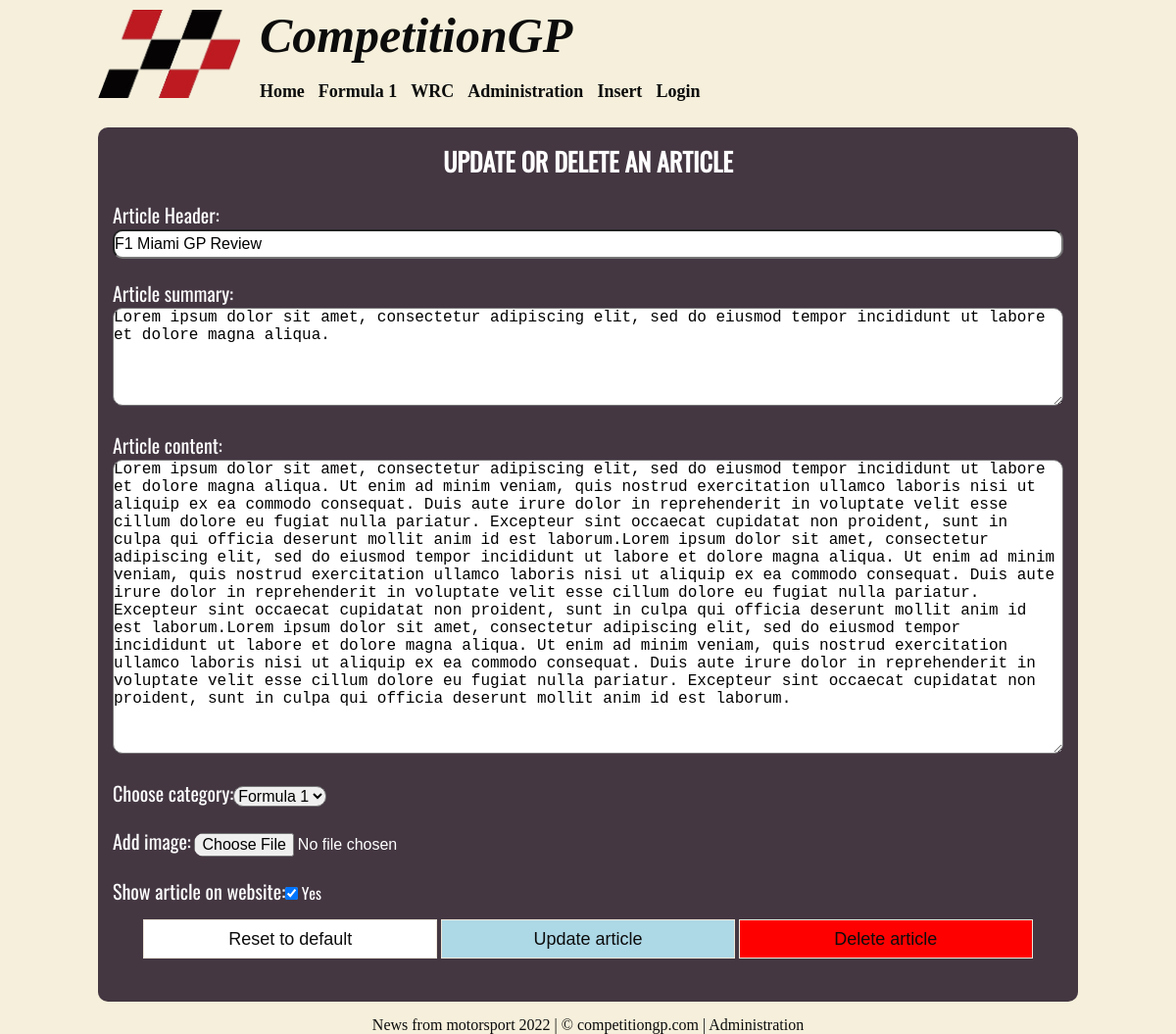
The page /CompetitionGP/src/administration/administration.php?id=1 (signed in) on the database its author committed.
### tables this page shows
CREATE TABLE `article` (
  `id` int(11) NOT NULL,
  `date` varchar(32) NOT NULL,
  `title` varchar(64) NOT NULL,
  `summary` text NOT NULL,
  `text` text NOT NULL,
  `picture` varchar(64) NOT NULL,
  `category` varchar(64) NOT NULL,
  `archive` tinyint(1) NOT NULL
);

### CompetitionGP/src/administration/administration.php (the view, shortened to what this page needs)
<!DOCTYPE html>
<html lang="en">
<head>
    <link rel="stylesheet" href="../index/style.css">
    <?php
    include '../connect.php';
    $articleId = $_GET['id'];
    $isAdmin = false;
    ?>
</head>
<body>
    <header class="header__wrapper">
        <img src="../../img/logo/logo_crop_transparent.png" class="header__wrapper--img" alt="logo">
        <div class="header__wrapper_content">
            <h1>CompetitionGP</h1><br>
            <nav class="nav__wrapper">
                <a href="../index/index.php">Home</a>
                <a href="../category/category.php?id=formula1">Formula 1</a>
                <a href="../category/category.php?id=wrc">WRC</a>
                <a href="allNews.php">Administration</a>
                <a href="../insert/unos.html">Insert</a>
                <a href="../login/login.php">Login</a>
            </nav>
        </div>
    </header>
    <main class="article__wrapper">
        <?php
        if (isset($_SESSION['accessLevel'])) {
            if ($_SESSION['accessLevel'] == 1) {
                $isAdmin = true;
            }
            if ($isAdmin) {
            ?>
            <section class="form__section">
                    <h2>Update or Delete an article</h2>
                    <?php
                        $query = "SELECT * FROM article
                                    WHERE id=$articleId";
                        $result = mysqli_query($dbc, $query);
                        if ($result) {
                            while($row = mysqli_fetch_array($result)) {
                                echo "<form enctype='multipart/form-data' name='insert_form' method='post' action=''>
                                    <div class='form_header_wrapper'>
                                        <label for='articleHeader'>Article Header:</label>
                                        <input class='form_header' name='articleHeader' type='text' value='" . $row['title'] . "'>
                                    </div>
                                    <label for='articleSummary'>Article summary:</label><br>
                                    <textarea class='form_summary' name='articleSummary' type='textarea'>" . $row['summary'] . "</textarea><br>
                                    <label for='articleMain'>Article content:</label><br>
                                    <textarea class='form_main' name='articleMain' type='textarea'>" . $row['text'] . "</textarea><br>
                                    <label for='articleCategories'>Choose category:</label>";
                                    if ($row['category'] == 'formula1') {
                                        echo "<select class='form_categories' name='articleCategories'>
                                                <option value='formula1' selected>Formula 1</option>
                                                <option value='wrc'>WRC</option>
                                            </select><br>";
                                    } else if ($row['category'] == 'wrc') {
                                        echo "<select class='form_categories' name='articleCategories'>
                                                <option value='formula1' selected>Formula 1</option>
                                                <option value='wrc' selected>WRC</option>
                                            </select><br>";
                                    }
                                    echo "
                                    <label for='articleImage'>Add image:</label>
                                    <input class='form_image' name='articleImage' type='file' accept='image/jpeg, image/png'><br>
                                    <label for='articleArchive'>Show article on website:</label>";
                                    if ($row['archive'] == 0) {
                                        echo "<input class='form_checkbox' name='articleArchive' type='checkbox' checked> Yes<br>";
                                    } else {
                                        echo "<input class='form_checkbox' name='articleArchive' type='checkbox'> Yes<br>";
                                    }
                            echo "<div class='form_submit_wrapper'>
                                    <button type='reset' value='reset' name='resetButton' class='form_reset form_submit'>Reset to default</button>
                                    <button type='submit' value='update' name='updateButton' class='form_update form_submit'>Update article</button>
                                    <button type='submit' value='delete' name='deleteButton' class='form_delete form_submit'>Delete article</button>
                                    </div><br>
                                </form>";
                            }
                        } else {
                            echo "<br>Article with ID = $articleId doesent exist.<br>";
                        }
                    ?>
            </section>
        <?php
        } else {
            echo "<br>You arent allowed to access Administration page!<br>";
        }
    } else {
        echo "<br>You arent allowed to access Administration page!<br>";
    }
        ?>
    </main>
    <footer class="footer__wrapper">
        <p class="footer_content">News from motorsport 2022 | © competitiongp.com | Administration</p>
    </footer>
</body>
</html>

### CompetitionGP/src/index/style.css (style rules this page uses)
* { box-sizing: border-box; padding: 0; margin: 0; scroll-behavior: smooth; }
:root { --font-base: 'Cormorant Upright', serif; --font-alt: 'Open Sans', sans-serif; --color-golden: #D5A021; --color-black: #0C0C0C; --color-gray: #545454; --color-crimson: #F5EFDB; --color-grey: #AAAAAA; --color-spanishGray: #A49694; --color-dimGray: #736B60; --color-white: #FFFFFF; --color-darkLava: #4B4237; --color-alabaster: #EDE7D9; --color-blackCoffee: #443742; }
body { width: 1320px; height: 100%; margin: 0 auto; background-color: var(--color-crimson); color: var(--color-black); font-family: 'Times New Roman', Times, serif; }
.header__wrapper { width: 100%; height: 90px; display: flex; flex-direction: row; align-items: center; justify-content: flex-start; margin-top: 10px; margin-bottom: 30px; }
.header__wrapper img { height: 100%; margin-right: 20px; }
.header__wrapper_content h1 { font-size: 50px; font-style: italic; font-family: Georgia, 'Times New Roman', Times, serif; }
.nav__wrapper a { font-size: 18px; color: var(--color-black); text-decoration: none; font-weight: bold; margin-right: 10px; }
.footer__wrapper { display: flex; flex-direction: row; justify-content: center; align-items: flex-end; margin-top: 15px; text-align: center; }
.article__wrapper { display: flex; justify-content: center; align-items: center; font-family: "Oswald Regular", 'Times New Roman', Times, serif; }
.form__section { width: 100%; color: var(--color-white); background-color: var(--color-blackCoffee); border-radius: 10px; padding: 15px 15px; }
.form__section h2 { text-transform: uppercase; text-align: center; font-size: 26px; margin-bottom: 20px; }
.form__section label { font-size: 20px; }
.form__section input, textarea, select { font-size: 16px; margin-bottom: 20px; border-radius: 10px; }
.form_header_wrapper { margin-bottom: 10px; }
.form_header { width: 89%; height: 30px; float: right; }
.form_summary { width: 100%; height: 100px; }
.form_main { width: 100%; height: 300px; }
.form_submit { width: 300px; height: 40px; margin-bottom: 5px; background-color: var(--color-blackCoffee); color: var(--color-alabaster); border: 1px solid var(--color-alabaster); font-size: 18px; }
.form_reset { background-color: var(--color-white); color: var(--color-black); }
.form_update { background-color: lightblue; color: var(--color-black); }
.form_delete { background-color: red; color: var(--color-black); }
.form_submit_wrapper { text-align: center; }
@media (max-width: 1600px) { body { width: 1000px; } }
@media (max-width: 1600px) { .form_header { width: 100%; } }

### rows shown on the page
article: articleHeader "F1 Miami GP Review", articleSummary "Lorem ipsum dolor sit amet, consectetur adipiscing elit, sed do eiusmod tempor incididunt ut labore et dolore magna aliqua.", articleMain "Lorem ipsum dolor sit amet, consectetur adipiscing elit, sed do eiusmod tempor incididunt ut labore et dolore magna aliqua. Ut enim ad minim veniam, quis nostrud exercitation ullamco laboris nisi ut aliquip ex ea commodo consequat. Duis aute irure dolor in reprehenderit in voluptate velit esse cillum dolore eu fugiat nulla pariatur. Excepteur sint occaecat cupidatat non proident, sunt in culpa qui officia deserunt mollit anim id est laborum.Lorem ipsum dolor sit amet, consectetur adipiscing elit, sed do eiusmod tempor incididunt ut labore et dolore magna aliqua. Ut enim ad minim veniam, quis nostrud exercitation ullamco laboris nisi ut aliquip ex ea commodo consequat. Duis aute irure dolor…"
